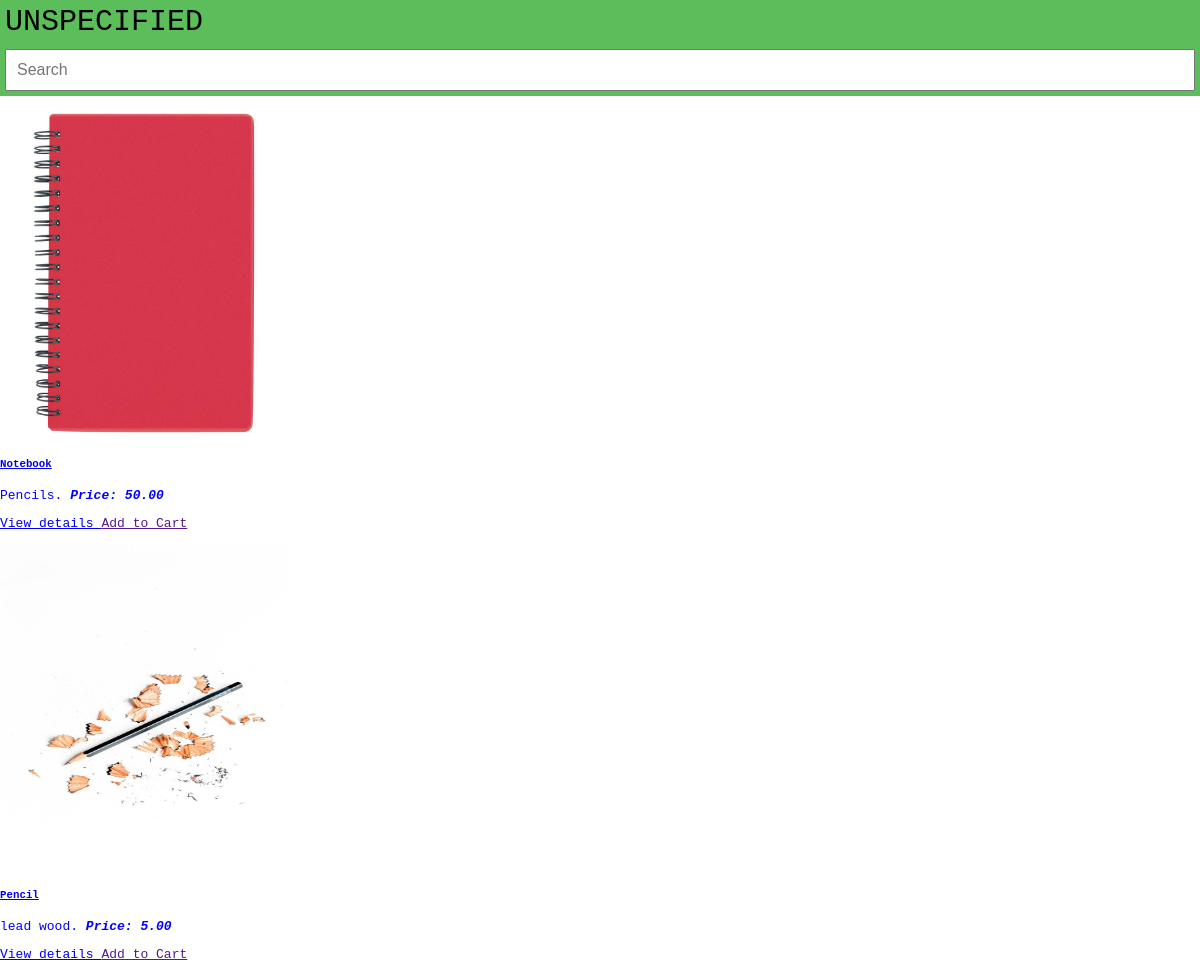
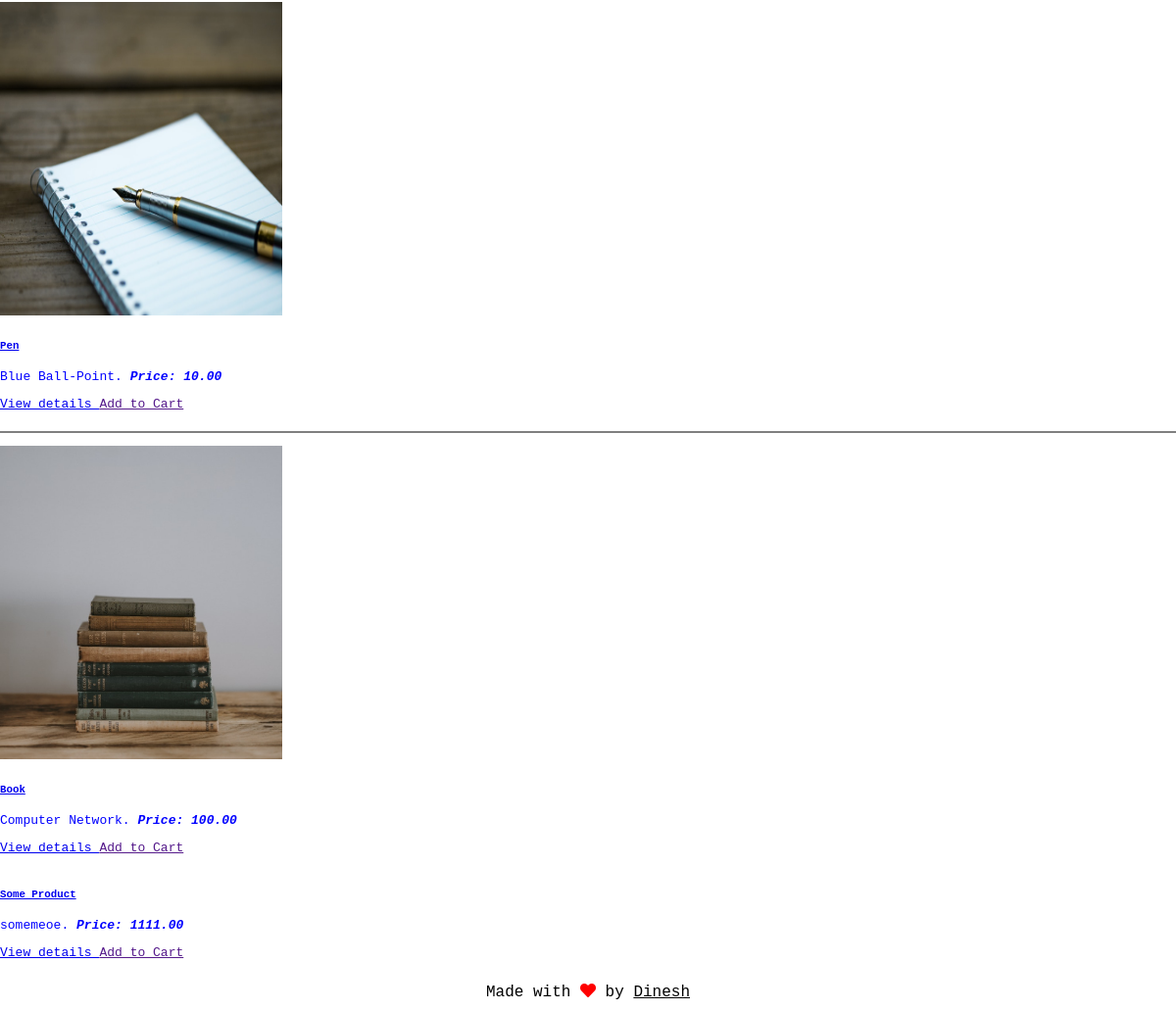
Screenshot of /products/ with the database file from the repository (2 pictures, top to bottom).
### products/models.py (models this page shows)
class Product(models.Model):
    title  =models.CharField(max_length=120)
    slug   =models.SlugField(unique=True ,blank=True)
    desc   =models.TextField()
    price  =models.DecimalField(decimal_places=2,max_digits=20)
    image  =models.ImageField(upload_to=upload_image_path ,null=True,blank=True)
    objects=ProductManager()
    def __str__(self):
        return self.title

### products/views.py (the view)
class product_list_view(ListView):
    queryset=Product.objects.all()
    template_name='product_list.html'
    def get_context_data(self,*args,**kwargs):
        context=super(product_list_view,self).get_context_data(*args,**kwargs)
        print(context)
        return context

### products/templates/product_list.html
{% extends "base.html" %}
{%load static%}
{% block content %}
    <div class="container">
        <div class="row">
                {% for obj in object_list %}
            <div class="col" >
                    <p>
                    {% include 'cards.html' with instance=obj %}</p>
                    {% if forloop.counter|divisibleby:3 %}
                    </div></div><div class="row"><div class="col-12"><hr noshade></div>
                    {% else %}
                    </div>
                    {% endif %}
            {%endfor%}
        </div>
    </div>
{% endblock%}

### products/templates/cards.html
<div class="card" style="width: 18rem;">
  {%if instance.image %}
     <a href="{{instance.slug}}"> <img class="card-img-top" style="width: 18rem; height: 20rem" src="{{instance.image.url}}" alt="{{instance.title}} pic"> </a>
  {% endif %}
      <div class="card-body">
        <a href="{{instance.slug}}"> <h5 class="card-title">{{instance.title}}</h5> </a>
        <p class="card-text">{{instance.desc}}. <i> <strong> Price: {{ instance.price }} </strong></i></p>
        <a href="{{instance.slug}}" class="btn btn-primary">View details </a>
        <a href="{{ instance.get_absolute_url }}" class="btn btn-warning">Add to Cart </a>
      </div>
</div>

### static/css/main.css (style rules this page uses)
body { padding: 0; margin: 0; position: relative; padding-top: 100px; font-family: monospace; }
.container { display: grid; grid-template-columns: 1fr; }

### static/css/content.css (style rules this page uses)
.card { display: grid; grid-template-columns: 1fr; }
.card-body { margin-top: 3px; }
.card-body p { color: blue; }

### rows the page displays
Product: image (picture), title "Notebook", desc "Pencils", price "50.00"
Product: image (picture), title "Pencil", desc "lead wood", price "5.00"
Product: image (picture), title "Pen", desc "Blue Ball-Point", price "10.00"
Product: image (picture), title "Book", desc "Computer Network", price "100.00"
Product: title "Some Product", desc "somemeoe", price "1111.00"
